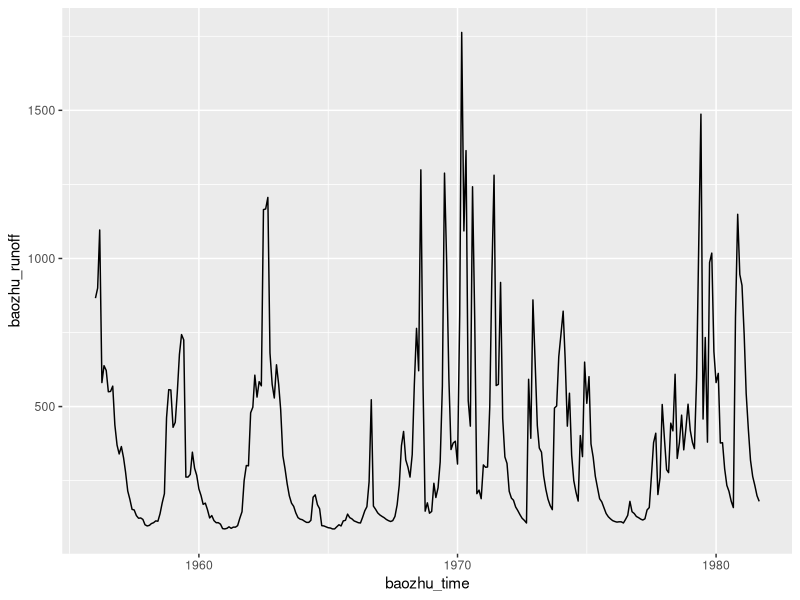

Write R code to recreate this figure.
library(tidyr)
library(dplyr)
library(ggplot2)
runoff_data <- read.csv(file = "baozhusi.csv", header = T)
runoff_data_tbl<-as_tibble(runoff_data)
runoff_data_tbl %>% 
  select(DATA,RUNOFF) %>% 
  filter(RUNOFF!=0) %>% 
  mutate(baozhu_time=as.Date(DATA),baozhu_runoff=as.numeric(RUNOFF)) %>% 
  ggplot(aes(x=baozhu_time,y=baozhu_runoff))+
  geom_line()

# good work
